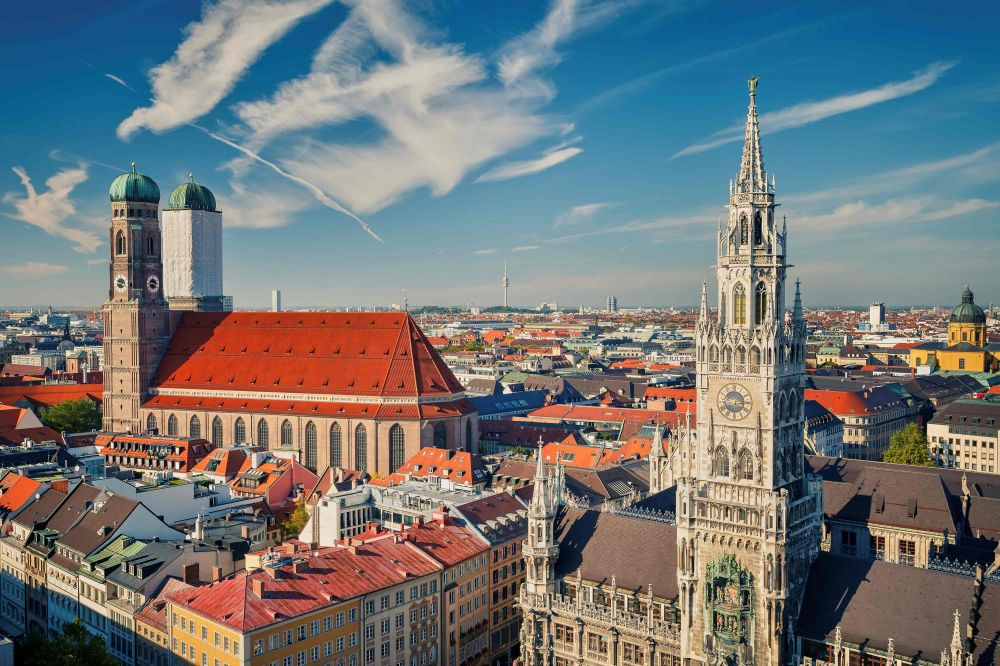
#> input picture tp1/image_orginale.jpg, 1000 x 666 px
$ python partie5.py
#> lines starting #> are read from the running program, lines starting #| are printed output that depends on the picture; after the words box and inside, x2 and y2 are one past the last pixel; in counts of white or black regions, pixels touching at a corner belong together
from PIL import Image
import matplotlib.pyplot as plt
import os

os.makedirs("results", exist_ok=True)

img = Image.open("image_orginale.jpg")
#> img is the input picture: PIL image 1000x666 RGB; mean R, G, B 113.7, 118.8, 120
img_gris = img.convert("L")
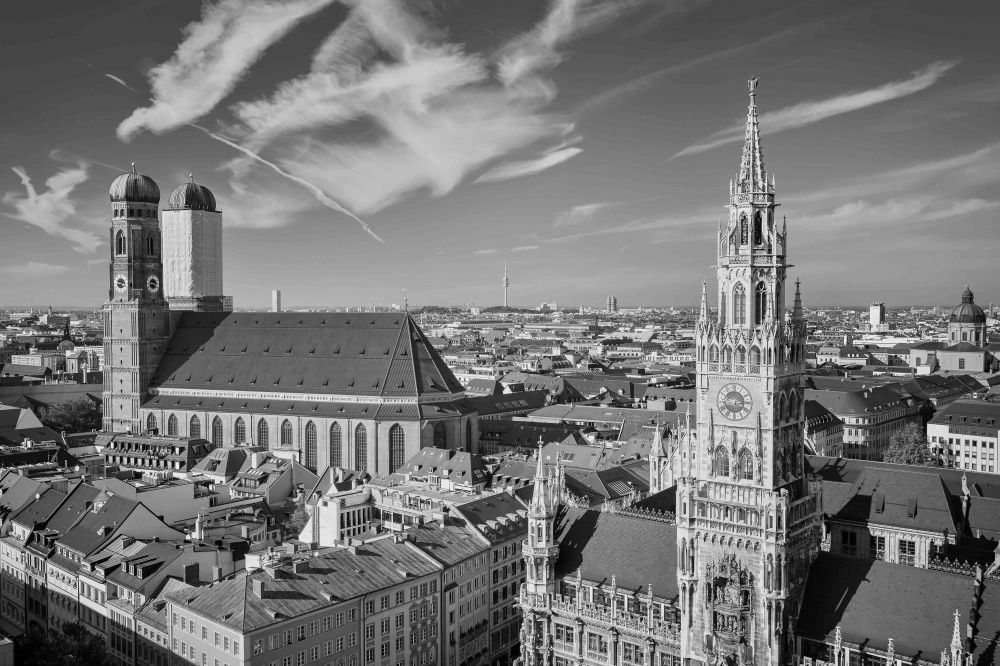
#> img_gris: PIL image 1000x666 L; min 0, max 253, mean 117.4
seuil = 128# Définir un seuil pour la binarisation (0-255)
img_binaire = img_gris.point(lambda x: 255 if x > seuil else 0, mode="L")# Appliquer un seuillage binaire en utilisant la méthode point() avec une fonction lambda qui convertit les pixels en noir (0) ou blanc (255) selon le seuil défini
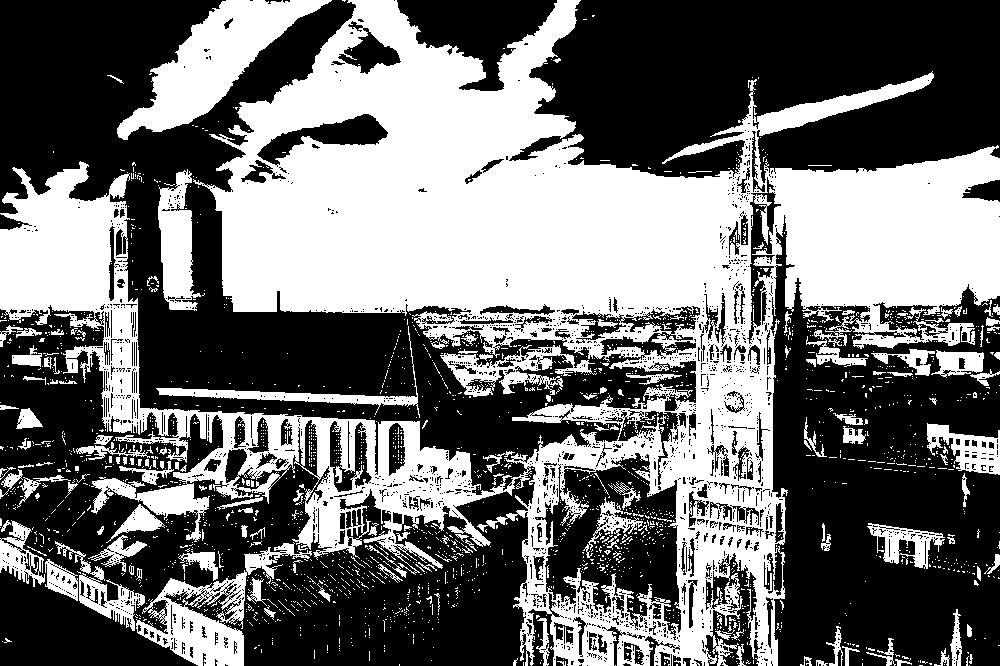
#> img_binaire: PIL image 1000x666 L; 43.2% white; 2169 white regions (2005 under 20 px), largest, box (x1, y1, x2, y2) and area: (0, 0, 1000, 666) 234373, (117, 0, 332, 140) 10750, (136, 542, 312, 666) 6128
plt.figure(figsize=(10, 5))
plt.subplot(1, 2, 1)
plt.imshow(img_gris, cmap="gray")#afficher l'image en niveaux de gris avec une carte de couleurs "gray"
plt.axis("off")
plt.title("Image en niveaux de gris")

plt.subplot(1, 2, 2)
plt.imshow(img_binaire, cmap="gray")#afficher l'image binaire avec une carte de couleurs "gray"
plt.axis("off")
plt.title(f"Image binarisée (seuil T={seuil})")# ajouter un titre à l'image binaire avec le seuil utilisé
plt.tight_layout()
img_binaire.save("results/image_binarisee.png")# enregistre l'image binaire dans le dossier "results" avec le nom "image_binarisee.png"
plt.show()
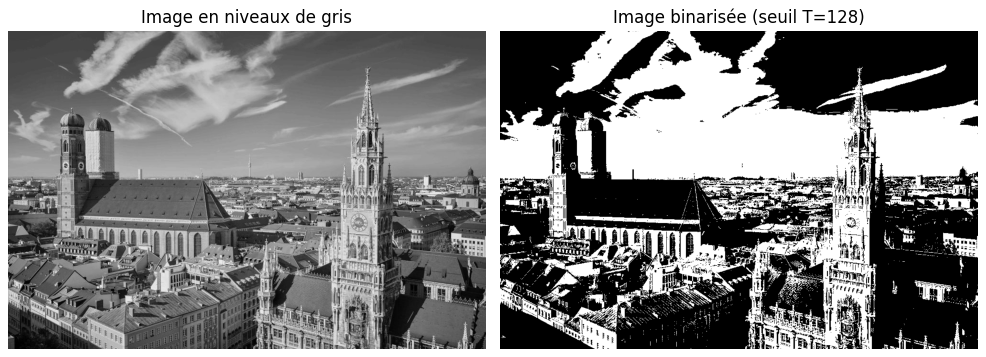
#> figure drawn by matplotlib, 2 panels
